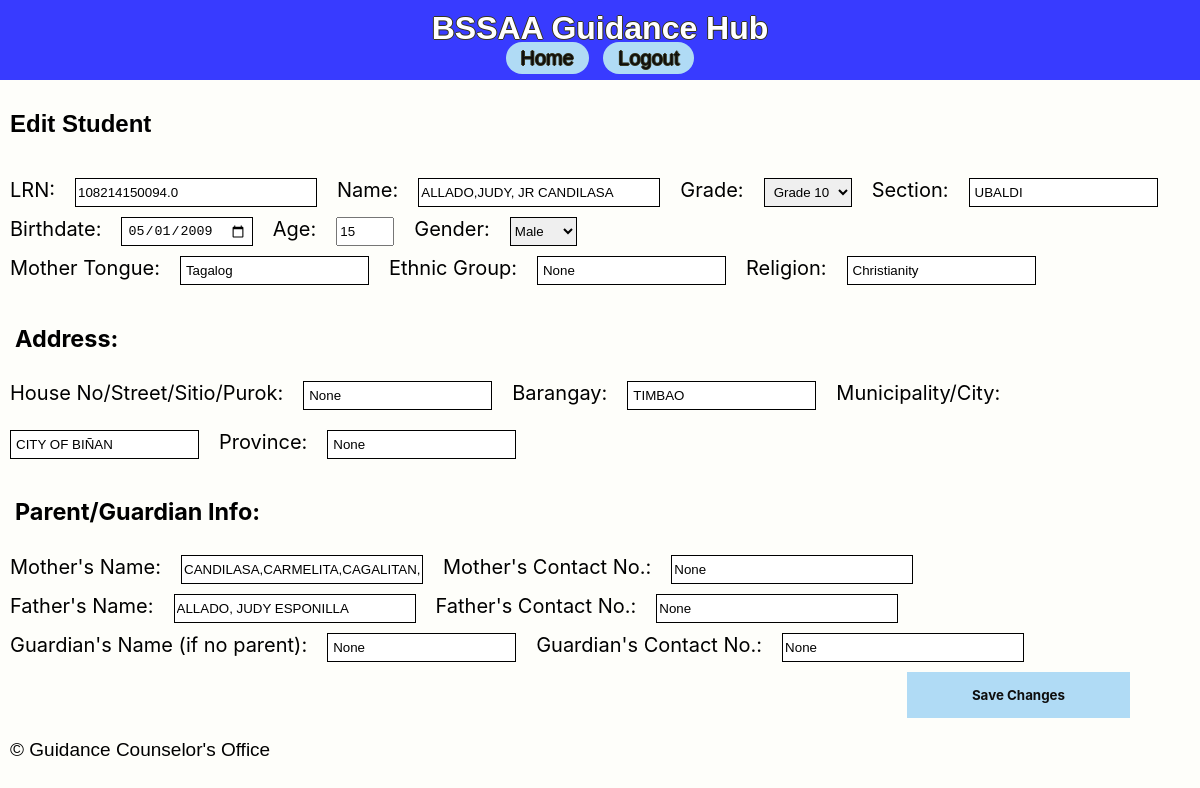
Page /edit_student/1 on the committed database.
### app/models.py (models this page shows)
class StudentRecord(db.Model):
    id = db.Column(db.Integer, primary_key=True)
    lrn = db.Column(db.String(12), nullable=True, unique=True)
    name = db.Column(db.String(100), nullable=True)
    grade = db.Column(db.String(20), nullable=True)
    section = db.Column(db.String(50), nullable=True)
    birthdate = db.Column(db.Date, nullable=True)
    age = db.Column(db.Integer, nullable=True)
    gender = db.Column(db.String(10), nullable=True)
    mother_tongue = db.Column(db.String(50), nullable=True)
    ethnic_group = db.Column(db.String(50), nullable=True)
    religion = db.Column(db.String(50), nullable=True)
    address_house_no = db.Column(db.String(100), nullable=True)
    address_barangay = db.Column(db.String(100), nullable=True)
    address_city = db.Column(db.String(100), nullable=True)
    address_province = db.Column(db.String(100), nullable=True)
    mother_name = db.Column(db.String(100), nullable=True)
    mother_contact = db.Column(db.String(15), nullable=True)
    father_name = db.Column(db.String(100), nullable=True)
    father_contact = db.Column(db.String(15), nullable=True)
    guardian_name = db.Column(db.String(100), nullable=True)
    guardian_contact = db.Column(db.String(15), nullable=True)
    reason = db.Column(db.String(200), nullable=True)
    type_of_offense = db.Column(db.String(100), nullable=True)
    date_time = db.Column(db.DateTime, default=datetime.utcnow)
    additional_info = db.Column(db.String, nullable=True)
    profile_picture = db.Column(db.String(100), nullable=True)
    offenses = db.relationship('OffenseRecord', backref='student', lazy=True)

### app/routes.py (the view, shortened to what this page needs)
@main.route('/edit_student/<int:id>', methods=['GET', 'POST'])
def edit_student(id):
    student = StudentRecord.query.get_or_404(id)
    return render_template('edit_student.html', student=student)

### app/templates/edit_student.html (shortened to what this page needs)
{% extends 'base.html' %}
{% block content %}
<h2>Edit Student</h2>
<form method="POST">
    <div class="form-section">
        <label for="lrn">LRN:</label>
        <input class="textbox-length" type="text" id="lrn" name="lrn" value="{{ student.lrn }}" pattern="\d{12}" required>
        <label for="name">Name:</label>
        <input class="textbox-length" type="text" id="name" name="name" value="{{ student.name }}" required>
        <label for="grade">Grade:</label>
        <select class="textboxsmall" id="grade" name="grade" required>
            <option value="Grade 10" {% if student.grade == 'Grade 10' %}selected{% endif %}>Grade 10</option>
        </select>
        <label for="section">Section:</label>
        <input class="textboxsmall" type="text" id="section" name="section" value="{{ student.section }}" required>
    </div>
    <div class="form-section">
        <label for="birthdate">Birthdate:</label>
        <input class="textboxsmall" type="date" id="birthdate" name="birthdate" value="{{ student.birthdate }}" required>
        <label for="age">Age:</label>
        <input class="textbox-short" type="number" id="age" name="age" value="{{ student.age }}" required>
        <label for="gender">Gender:</label>
        <select id="gender" name="gender" required>
            <option value="male" {% if student.gender == 'male' %}selected{% endif %}>Male</option>
        </select>
    </div>
    <div class="form-section">
        <label for="mother_tongue">Mother Tongue:</label>
        <input class="textboxsmall" type="text" id="mother_tongue" name="mother_tongue" value="{{ student.mother_tongue }}" required>
        <label for="ethnic_group">Ethnic Group:</label>
        <input class="textboxsmall" type="text" id="ethnic_group" name="ethnic_group" value="{{ student.ethnic_group }}">
        <label for="religion">Religion:</label>
        <input class="textboxsmall" type="text" id="religion" name="religion" value="{{ student.religion }}" required>
    </div>
    <h3>Address:</h3>
    <div class="form-section">
        <label for="address_house_no">House No/Street/Sitio/Purok:</label>
        <input class="textboxsmall" type="text" id="address_house_no" name="address_house_no" value="{{ student.address_house_no }}" required>
        <label for="address_barangay">Barangay:</label>
        <input class="textboxsmall" type="text" id="address_barangay" name="address_barangay" value="{{ student.address_barangay }}" required>
        <label for="address_city">Municipality/City:</label>
        <input class="textboxsmall" type="text" id="address_city" name="address_city" value="{{ student.address_city }}" required>
        <label for="address_province">Province:</label>
        <input class="textboxsmall" type="text" id="address_province" name="address_province" value="{{ student.address_province }}" required>
    </div>
    <h3>Parent/Guardian Info:</h3>
    <div class="form-section1">
        <div class="form-section">
            <label for="mother_name">Mother's Name:</label>
            <input class="textbox-length" type="text" id="mother_name" name="mother_name" value="{{ student.mother_name }}" required>
            <label for="mother_contact">Mother's Contact No.:</label>
            <input class="textbox-length" type="text" id="mother_contact" name="mother_contact" value="{{ student.mother_contact }}" pattern="\d{11}">
        </div>
        <div class="form-section">
            <label for="father_name">Father's Name:</label>
            <input class="textbox-length" type="text" id="father_name" name="father_name" value="{{ student.father_name }}" required>
            <label for="father_contact">Father's Contact No.:</label>
            <input class="textbox-length" type="text" id="father_contact" name="father_contact" value="{{ student.father_contact }}" pattern="\d{11}">
        </div>
        <div class="form-section">
            <label for="guardian_name">Guardian's Name (if no parent):</label>
            <input class="textboxsmall" type="text" id="guardian_name" name="guardian_name" value="{{ student.guardian_name }}">
            <label for="guardian_contact">Guardian's Contact No.:</label>
            <input class="textbox-length" type="text" id="guardian_contact" name="guardian_contact" value="{{ student.guardian_contact }}" pattern="\d{11}">
        </div>
    </div>
    <button type="submit">Save Changes</button>
</form>
{% endblock %}

### app/static/css/styles.css (style rules this page uses)
body { font-family: Arial, Helvetica, sans-serif; margin: 0; padding: 0; background-color: #f4f4f4; display: flex; flex-direction: column; min-height: 100vh; background-color: #FEFEFA; height: 100%; }
h2 { padding: 10px; }
label { display: block; margin-bottom: 5px; }
form { font-family: ROBOTO-VARIABLE-FONT, -apple-system, BlinkMacSystemFont, "Segoe UI", Roboto, "Helvetica Neue"; padding: 10px; font-size: 20px; }
button[type="submit"] { font-family: ROBOTO-VARIABLE-FONT, -apple-system, BlinkMacSystemFont, "Segoe UI", Roboto, "Helvetica Neue"; font-weight: bold; background-color: #b0dbf5; color: #0e0e0e; border: none; padding: 15px 65px; position: absolute; right: 70px; cursor: pointer; }
input[type="text"], input[type="date"], input[type="time"], select { border: 1px solid #000000; }
.textboxsmall { padding: 5px; }
.textbox-length { width: 20%; }
.textbox-short { width: 50px; }
.form-section { display: flex; flex-wrap: wrap; gap: 20px; padding-bottom: 10px; }
h3 { padding: 5px; }

### rows in the picture
StudentRecord: lrn "108214150094.0", name "ALLADO,JUDY, JR CANDILASA", section "UBALDI", birthdate "05/01/2009", age "15", mother_tongue "Tagalog", ethnic_group "None", religion "Christianity", address_house_no "None", address_barangay "TIMBAO", address_city "CITY OF BIÑAN", address_province "None", mother_name "CANDILASA,CARMELITA,CAGALITAN,", mother_contact "None", father_name "ALLADO, JUDY ESPONILLA", father_contact "None", guardian_name "None", guardian_contact "None"
